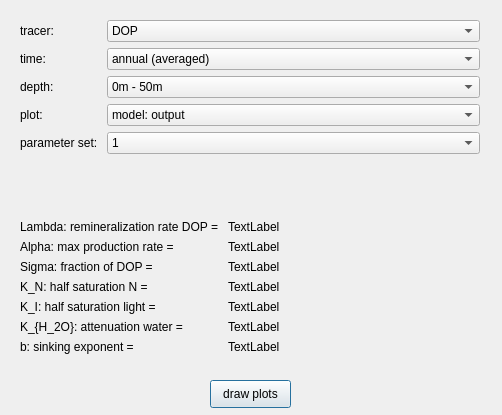
<?xml version="1.0" encoding="UTF-8"?>
<ui version="4.0">
 <class>Dialog</class>
 <widget class="QDialog" name="Dialog">
  <property name="geometry">
   <rect>
    <x>0</x>
    <y>0</y>
    <width>502</width>
    <height>415</height>
   </rect>
  </property>
  <property name="windowTitle">
   <string>Dialog</string>
  </property>
  <widget class="QPushButton" name="pushButton">
   <property name="geometry">
    <rect>
     <x>210</x>
     <y>380</y>
     <width>81</width>
     <height>28</height>
    </rect>
   </property>
   <property name="text">
    <string>draw plots</string>
   </property>
  </widget>
  <widget class="QWidget" name="formLayoutWidget">
   <property name="geometry">
    <rect>
     <x>20</x>
     <y>20</y>
     <width>460</width>
     <height>181</height>
    </rect>
   </property>
   <layout class="QFormLayout" name="formLayout">
    <property name="fieldGrowthPolicy">
     <enum>QFormLayout::AllNonFixedFieldsGrow</enum>
    </property>
    <item row="2" column="0">
     <widget class="QLabel" name="label_2">
      <property name="text">
       <string>tracer: </string>
      </property>
     </widget>
    </item>
    <item row="2" column="1">
     <widget class="QComboBox" name="comboBox_2">
      <item>
       <property name="text">
        <string>DOP</string>
       </property>
      </item>
      <item>
       <property name="text">
        <string>PO4</string>
       </property>
      </item>
     </widget>
    </item>
    <item row="3" column="0">
     <widget class="QLabel" name="label_3">
      <property name="text">
       <string>time: </string>
      </property>
     </widget>
    </item>
    <item row="3" column="1">
     <widget class="QComboBox" name="comboBox_3">
      <item>
       <property name="text">
        <string>annual (averaged)</string>
       </property>
      </item>
      <item>
       <property name="text">
        <string>January</string>
       </property>
      </item>
      <item>
       <property name="text">
        <string>February</string>
       </property>
      </item>
      <item>
       <property name="text">
        <string>March</string>
       </property>
      </item>
      <item>
       <property name="text">
        <string>April</string>
       </property>
      </item>
      <item>
       <property name="text">
        <string>May</string>
       </property>
      </item>
      <item>
       <property name="text">
        <string>June</string>
       </property>
      </item>
      <item>
       <property name="text">
        <string>July</string>
       </property>
      </item>
      <item>
       <property name="text">
        <string>August</string>
       </property>
      </item>
      <item>
       <property name="text">
        <string>September</string>
       </property>
      </item>
      <item>
       <property name="text">
        <string>October</string>
       </property>
      </item>
      <item>
       <property name="text">
        <string>November</string>
       </property>
      </item>
      <item>
       <property name="text">
        <string>December</string>
       </property>
      </item>
     </widget>
    </item>
    <item row="4" column="0">
     <widget class="QLabel" name="label_4">
      <property name="text">
       <string>depth: </string>
      </property>
     </widget>
    </item>
    <item row="4" column="1">
     <widget class="QComboBox" name="comboBox_4">
      <item>
       <property name="text">
        <string>0m - 50m</string>
       </property>
      </item>
      <item>
       <property name="text">
        <string>50m - 120m</string>
       </property>
      </item>
      <item>
       <property name="text">
        <string>120m - 220m</string>
       </property>
      </item>
      <item>
       <property name="text">
        <string>220m - 360m</string>
       </property>
      </item>
      <item>
       <property name="text">
        <string>360m - 550m</string>
       </property>
      </item>
      <item>
       <property name="text">
        <string>550m - 790m</string>
       </property>
      </item>
      <item>
       <property name="text">
        <string>790m - 1080m</string>
       </property>
      </item>
      <item>
       <property name="text">
        <string>1080m - 1420m</string>
       </property>
      </item>
      <item>
       <property name="text">
        <string>1420m - 1810m</string>
       </property>
      </item>
      <item>
       <property name="text">
        <string>1810m - 2250m</string>
       </property>
      </item>
      <item>
       <property name="text">
        <string>2250m - 2740m</string>
       </property>
      </item>
      <item>
       <property name="text">
        <string>2740m - 3280m</string>
       </property>
      </item>
      <item>
       <property name="text">
        <string>3280m - 3870m</string>
       </property>
      </item>
      <item>
       <property name="text">
        <string>3870m - 4510m</string>
       </property>
      </item>
      <item>
       <property name="text">
        <string>below 4510m</string>
       </property>
      </item>
     </widget>
    </item>
    <item row="5" column="0">
     <widget class="QLabel" name="label_5">
      <property name="text">
       <string>plot: </string>
      </property>
     </widget>
    </item>
    <item row="5" column="1">
     <widget class="QComboBox" name="comboBox_5">
      <item>
       <property name="text">
        <string>model: output</string>
       </property>
      </item>
      <item>
       <property name="text">
        <string>model: accuracy</string>
       </property>
      </item>
      <item>
       <property name="text">
        <string>model: difference output and observations</string>
       </property>
      </item>
      <item>
       <property name="text">
        <string>observations: mean of observations</string>
       </property>
      </item>
      <item>
       <property name="text">
        <string>observations: number of observations</string>
       </property>
      </item>
      <item>
       <property name="text">
        <string>observations: variance of observations</string>
       </property>
      </item>
      <item>
       <property name="text">
        <string>observations: variance of observation means</string>
       </property>
      </item>
      <item>
       <property name="text">
        <string>observations: propability</string>
       </property>
      </item>
      <item>
       <property name="text">
        <string>sensitivity: all parameters</string>
       </property>
      </item>
      <item>
       <property name="text">
        <string>sensitivity: Lambda (remineralization rate DOP)</string>
       </property>
      </item>
      <item>
       <property name="text">
        <string>sensitivity: Alpha (max production rate)</string>
       </property>
      </item>
      <item>
       <property name="text">
        <string>sensitivity: Sigma (fraction of DOP)</string>
       </property>
      </item>
      <item>
       <property name="text">
        <string>sensitivity: K_N (half saturation N)</string>
       </property>
      </item>
      <item>
       <property name="text">
        <string>sensitivity: K_I (half saturation light)</string>
       </property>
      </item>
      <item>
       <property name="text">
        <string>sensitivity: K_{H_2O} (attenuation water)</string>
       </property>
      </item>
      <item>
       <property name="text">
        <string>sensitivity: b (sinking exponent)</string>
       </property>
      </item>
     </widget>
    </item>
    <item row="6" column="0">
     <widget class="QLabel" name="label">
      <property name="text">
       <string>parameter set: </string>
      </property>
     </widget>
    </item>
    <item row="6" column="1">
     <widget class="QComboBox" name="comboBox">
      <item>
       <property name="text">
        <string>1</string>
       </property>
      </item>
      <item>
       <property name="text">
        <string>2</string>
       </property>
      </item>
      <item>
       <property name="text">
        <string>3</string>
       </property>
      </item>
      <item>
       <property name="text">
        <string>4</string>
       </property>
      </item>
     </widget>
    </item>
   </layout>
  </widget>
  <widget class="QWidget" name="formLayoutWidget_2">
   <property name="geometry">
    <rect>
     <x>20</x>
     <y>220</y>
     <width>461</width>
     <height>157</height>
    </rect>
   </property>
   <layout class="QFormLayout" name="formLayout_2">
    <property name="fieldGrowthPolicy">
     <enum>QFormLayout::AllNonFixedFieldsGrow</enum>
    </property>
    <item row="0" column="0">
     <widget class="QLabel" name="label_8">
      <property name="text">
       <string>Lambda: remineralization rate DOP = </string>
      </property>
     </widget>
    </item>
    <item row="1" column="0">
     <widget class="QLabel" name="label_7">
      <property name="text">
       <string>Alpha: max production rate = </string>
      </property>
     </widget>
    </item>
    <item row="1" column="1">
     <widget class="QLabel" name="parameter_label_2">
      <property name="text">
       <string>TextLabel</string>
      </property>
     </widget>
    </item>
    <item row="2" column="0">
     <widget class="QLabel" name="label_6">
      <property name="text">
       <string>Sigma: fraction of DOP = </string>
      </property>
     </widget>
    </item>
    <item row="2" column="1">
     <widget class="QLabel" name="parameter_label_3">
      <property name="text">
       <string>TextLabel</string>
      </property>
     </widget>
    </item>
    <item row="3" column="0">
     <widget class="QLabel" name="label_10">
      <property name="text">
       <string>K_N: half saturation N = </string>
      </property>
     </widget>
    </item>
    <item row="3" column="1">
     <widget class="QLabel" name="parameter_label_4">
      <property name="text">
       <string>TextLabel</string>
      </property>
     </widget>
    </item>
    <item row="4" column="0">
     <widget class="QLabel" name="label_9">
      <property name="text">
       <string>K_I: half saturation light = </string>
      </property>
     </widget>
    </item>
    <item row="4" column="1">
     <widget class="QLabel" name="parameter_label_5">
      <property name="text">
       <string>TextLabel</string>
      </property>
     </widget>
    </item>
    <item row="5" column="0">
     <widget class="QLabel" name="label_12">
      <property name="text">
       <string>K_{H_2O}: attenuation water = </string>
      </property>
     </widget>
    </item>
    <item row="5" column="1">
     <widget class="QLabel" name="parameter_label_6">
      <property name="text">
       <string>TextLabel</string>
      </property>
     </widget>
    </item>
    <item row="6" column="0">
     <widget class="QLabel" name="label_11">
      <property name="text">
       <string>b: sinking exponent = </string>
      </property>
     </widget>
    </item>
    <item row="6" column="1">
     <widget class="QLabel" name="parameter_label_7">
      <property name="text">
       <string>TextLabel</string>
      </property>
     </widget>
    </item>
    <item row="0" column="1">
     <widget class="QLabel" name="parameter_label_1">
      <property name="text">
       <string>TextLabel</string>
      </property>
     </widget>
    </item>
   </layout>
  </widget>
 </widget>
 <tabstops>
  <tabstop>pushButton</tabstop>
 </tabstops>
 <resources/>
 <connections>
  <connection>
   <sender>pushButton</sender>
   <signal>clicked()</signal>
   <receiver>Dialog</receiver>
   <slot>draw_plot()</slot>
   <hints>
    <hint type="sourcelabel">
     <x>240</x>
     <y>220</y>
    </hint>
    <hint type="destinationlabel">
     <x>112</x>
     <y>229</y>
    </hint>
   </hints>
  </connection>
  <connection>
   <sender>comboBox</sender>
   <signal>currentIndexChanged(int)</signal>
   <receiver>Dialog</receiver>
   <slot>set_parameter_set(int)</slot>
   <hints>
    <hint type="sourcelabel">
     <x>357</x>
     <y>181</y>
    </hint>
    <hint type="destinationlabel">
     <x>420</x>
     <y>27</y>
    </hint>
   </hints>
  </connection>
  <connection>
   <sender>comboBox_2</sender>
   <signal>currentIndexChanged(int)</signal>
   <receiver>Dialog</receiver>
   <slot>set_tracer_index(int)</slot>
   <hints>
    <hint type="sourcelabel">
     <x>399</x>
     <y>59</y>
    </hint>
    <hint type="destinationlabel">
     <x>420</x>
     <y>70</y>
    </hint>
   </hints>
  </connection>
  <connection>
   <sender>comboBox_3</sender>
   <signal>currentIndexChanged(int)</signal>
   <receiver>Dialog</receiver>
   <slot>set_time_index(int)</slot>
   <hints>
    <hint type="sourcelabel">
     <x>399</x>
     <y>92</y>
    </hint>
    <hint type="destinationlabel">
     <x>420</x>
     <y>106</y>
    </hint>
   </hints>
  </connection>
  <connection>
   <sender>comboBox_4</sender>
   <signal>currentIndexChanged(int)</signal>
   <receiver>Dialog</receiver>
   <slot>set_depth_index(int)</slot>
   <hints>
    <hint type="sourcelabel">
     <x>399</x>
     <y>125</y>
    </hint>
    <hint type="destinationlabel">
     <x>420</x>
     <y>141</y>
    </hint>
   </hints>
  </connection>
  <connection>
   <sender>comboBox_5</sender>
   <signal>currentIndexChanged(int)</signal>
   <receiver>Dialog</receiver>
   <slot>set_plot_index(int)</slot>
   <hints>
    <hint type="sourcelabel">
     <x>399</x>
     <y>158</y>
    </hint>
    <hint type="destinationlabel">
     <x>420</x>
     <y>177</y>
    </hint>
   </hints>
  </connection>
  <connection>
   <sender>Dialog</sender>
   <signal>parameter_str_changed(QString)</signal>
   <receiver>parameter_label_1</receiver>
   <slot>setText(QString)</slot>
   <hints>
    <hint type="sourcelabel">
     <x>420</x>
     <y>417</y>
    </hint>
    <hint type="destinationlabel">
     <x>399</x>
     <y>227</y>
    </hint>
   </hints>
  </connection>
 </connections>
 <slots>
  <signal>parameter_str_changed(QString)</signal>
  <slot>draw_plot()</slot>
  <slot>set_parameter_set(int)</slot>
  <slot>set_tracer_index(int)</slot>
  <slot>set_time_index(int)</slot>
  <slot>set_depth_index(int)</slot>
  <slot>set_plot_index(int)</slot>
 </slots>
</ui>
